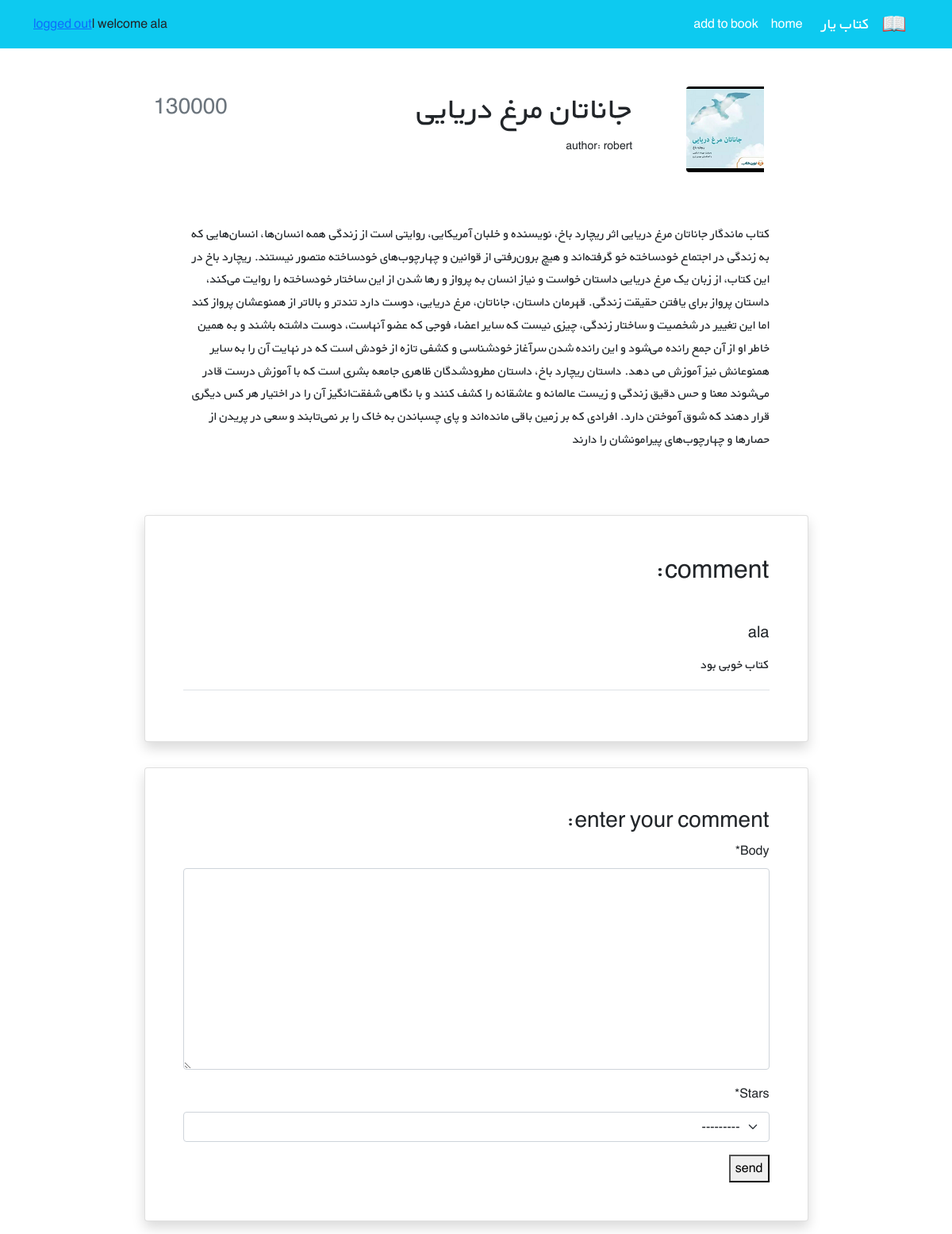
The page /books/2/ (signed in) on the database its author committed.
### accounts/models.py (models this page shows)
class CustomUser(AbstractUser):
    pass

### books/models.py (models this page shows, shortened)
class Book(models.Model):
    title = models.CharField(max_length=200)
    author = models.ForeignKey(get_user_model(), on_delete=models.CASCADE, related_name='books')
    description = models.TextField()
    price = models.PositiveIntegerField(default=0)
    cover = models.ImageField(upload_to='covers/', blank=True)
    datetime_created = models.DateTimeField(auto_now_add=True)
    datetime_modified = models.DateTimeField(auto_now=True)
    active = models.BooleanField(default=True)

class Comment(models.Model):
    BOOK_STARS = [
        ('1', 'bad'),
        ('2', 'normal'),
        ('3', 'good'),
    ]
    book = models.ForeignKey(Book, on_delete=models.CASCADE, related_name='comment')
    author = models.ForeignKey(get_user_model(), on_delete=models.CASCADE, related_name='comment')
    body = models.TextField()
    stars = models.CharField(max_length=10, choices=BOOK_STARS)
    active = models.BooleanField(default=True)
    datetime_created = models.DateTimeField(auto_now_add=True)
    datetime_modified = models.DateTimeField(auto_now=True)

### books/views.py (the view)
# urls.py: path('<int:pk>/', views.BookDetailView.as_view(), name='book_detail'),
class BookDetailView(generic.DetailView):
    model = Book
    template_name = 'books/book_detail.html'
    context_object_name = 'book'
    def get_context_data(self, **kwargs):
        context = super().get_context_data(**kwargs)
        context['comment_form'] = CommentForm()
        return context

### books/forms.py
class CommentForm(forms.ModelForm):
    class Meta:
        model = Comment
        fields = ['body', 'stars', ]

### books/templates/books/book_detail.html (shortened to what this page needs)
{% extends '_base.html' %}
{% load crispy_forms_filters %}
{% block content %}
    <div class="container mt-5" dir="rtl">
        <div class="">
            <div class="">
                <div class="d-flex justify-content-center">
                    <div class="row w-sm-75 w-100">
                        <div class="col-xs-12 col-md-3 d-flex justify-content-center">
                            <div>
                                {% if book.cover %}
                                    <img src="{{ book.cover.url }}"
                                         class="img-fluid rounded-start" alt="...">
                                {% endif %}
                            </div>
                        </div>
                        <div class="col-xs-12 col-md-6 text-center text-md-end mt-md-1 mt-4">
                            <h1>{{ book.title }}</h1>
                            <h5 class="small my-1"> author: {{ book.author }}</h5>
                        </div>
                        <div class="col-xs-12 col-md-3 d-flex flex-column">
                            <h3 class="align-self-center pt-2 text-muted align-self-md-end">
                                {{ book.price }}
                            </h3>
                        </div>
                    </div>
                </div>
                <div class="d-flex justify-content-center">
                    <div class="my-3 p-5 w-sm-75 w-100">
                        {{ book.description }}
                    </div>
                </div>
                <div class="d-flex justify-content-center">
                    <div class="card shadow my-3 p-5 w-sm-75 w-100">
                        <h2 class="mb-5">comment:</h2>
                        {% for comment in book.comment.all %}
                            <div class="border-bottom mb-3">
                                <h5 class="mb-3">{{ comment.author }}</h5>
                                <p>{{ comment.body }}</p>
                            </div>
                        {% endfor %}
                    </div>
                </div>
                <div class="d-flex justify-content-center">
                    <div class="card shadow my-3 p-5 w-sm-75 w-100">
                        <h3>enter your comment:</h3>
                        <form action="{% url 'comment_create' book.id %}" method="POST">
                            {{ comment_form|crispy }}
                            <button type="submit">send</button>
                        </form>
                    </div>
                </div>
            </div>
        </div>
    </div>
{% endblock %}

### templates/_base.html (shortened to what this page needs)
{% load static %}
<!doctype html>
<html lang="en">
<head>
    <link href="https://cdn.jsdelivr.net/npm/bootstrap@5.1.3/dist/css/bootstrap.min.css" rel="stylesheet"
>
    <link rel="stylesheet" href="{% static "css/style.css" %}">
</head>
<body>
<nav class="navbar navbar-expand-lg navbar-dark bg-info" dir="rtl">
    <div class="container">
        <a class="navbar-brand" href="#">
            <img src="{% static "icons/book.png" %}" alt="" height="30"
                 class="d-inline-block align-text-top">
        </a>
        <a class="navbar-brand mx-3" href="#">کتاب یار</a>
        <div class="collapse navbar-collapse" id="navbarNavAltMarkup">
            <div class="navbar-nav">
                <a class="nav-link active" aria-current="page" href="{% url 'home' %}">home</a>
                <a class="nav-link active" aria-current="page" href="{% url 'book_create' %}">add to book</a>
            </div>
        </div>
        {% if user.is_authenticated %}
            welcome {{ user.username }} | <a href="{% url 'logout' %}">logged out</a>
        {% else %}
            <a href="{% url 'login' %}">login</a> | <a href="{% url "signup" %}"> signup</a>
        {% endif %}
</nav>
{% block content %}
{% endblock %}
</body>
</html>

### static/css/style.css (style rules this page uses)
* { font-family: 'BYekan', sans-serif; line-height: 1.8rem; }
@media (min-width: 576px) { .w-sm-75 { width: 75%!important; } }

### rows shown on the page
CustomUser: username "ala"
Book: cover (picture), title "جاناتان مرغ دریایی", author "robert", price "130000", description "کتاب ماندگار جاناتان مرغ دریایی اثر ریچارد باخ، نویسنده و خلبان آمریکایی، روایتی است از زندگی همه انسان‌ها، انسان‌هایی که به زندگی در اجتماع خودساخته خو گرفته‌اند و هیچ برون‌رفتی از قوانین و چهارچوب‌های خودساخته متصور نیستند. ریچارد باخ در این کتاب، از زبان یک مرغ دریایی داستان خواست و نیاز انسان به پرواز و رها شدن از این ساختار خودساخته را روایت می‌کند، داستان پرواز برای یافتن حقیقت زندگی. قهرمان داستان، جاناتان، مرغ دریایی، دوست دارد تندتر و بالاتر از همنوعشان پرواز کند اما این تغییر در شخصیت و ساختار زندگی، چیزی نیست که سایر اعضاء فوجی که عضو آنهاست، دوست داشته باشند و به همین خاطر او از آن جمع رانده می‌شود و این رانده شدن سرآغاز خودشناسی و کشفی تازه از خودش است که در نهایت آن را به سایر…"
Comment: author "ala", body "کتاب خوبی بود"
